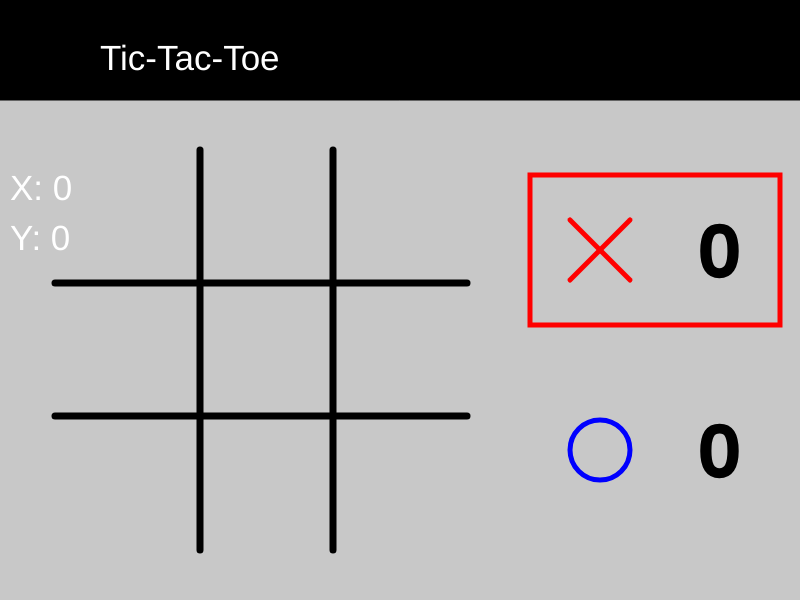
Frame 1 (no input)
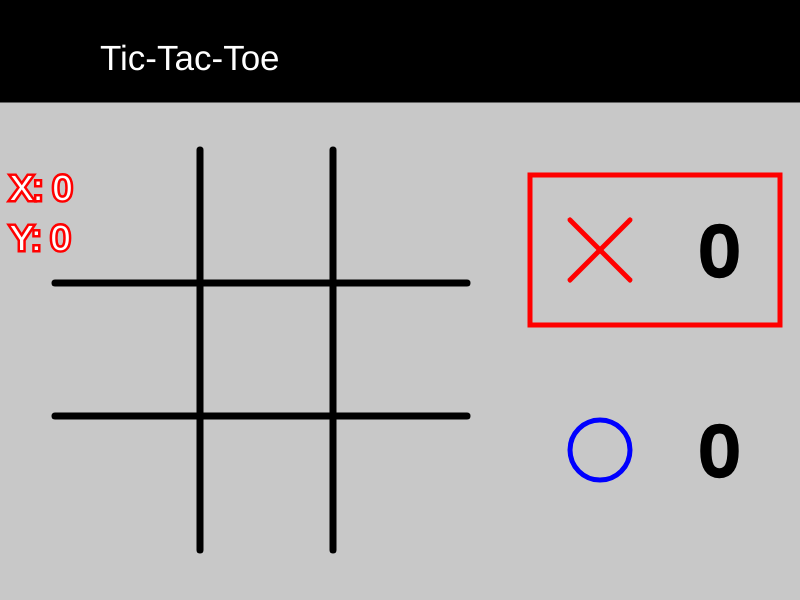
Frame 60 (no input)
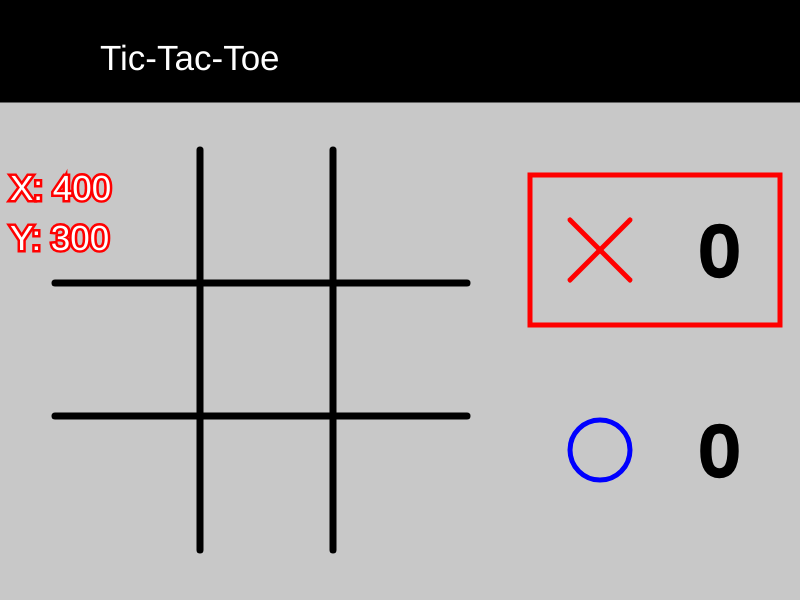
Frame 120 (the mouse pressed at the canvas centre since frame 60)

The p5.js sketch that drew these frames (run headless with seeded random() and noise() and a simulated clock; from frame 60 on, the mouse is pressed at the canvas centre):

// p5.js sketch
// ── sketch.js

function setup() {

    createCanvas(800, 600);
    background(200);
}

function draw() {
    background(200);
    
    textSize(35);
    fill(255);
    text('X: ' + mouseX, 10, 200);
    text('Y: ' + mouseY, 10, 250);
    
    boardScreen();
    
    gameRun();
}


// ── wotom_tictactoe.js
var board = [0, 0, 0, 0, 0, 0, 0, 0, 0];
var scoreOfX = 0;
var scoreOfO = 0;
var turnXO = 'x';
var didWin = false;
var whoWon = 0;

function boardScreen() {
    
    // Tittle
    stroke(0);
    fill(0);
    rect(0, 0, 800, 100);
    textSize(35);
    fill(255);
    text('Tic-Tac-Toe', 100, 70);
    
    // Board
    stroke(0);
    strokeWeight(7);
    line(200, 150, 200, 550);
    line(333, 150, 333, 550);
    line(067, 283, 467, 283);
    line(067, 416, 467, 416);
    
    drawTheX(600, 250);
    drawTheO(600, 450);
    fill(0);
    stroke(0);
    textSize(70);
    text(scoreOfX, 700, 275);
    text(scoreOfO, 700, 475);
    
}

function gameRun() {
    // hightlight the turn
    noFill();
    if (turnXO === 'x') {
        stroke(255, 0, 0);
        rect(530, 175, 250, 150);
    } else {
        stroke(0, 0, 255);
        rect(530, 375, 250, 150);
    }
    
    if (board[0] === 'x') {
        drawTheX(120, 210);
    } else if (board[0] === 'y') {
        drawTheO(120, 210);
    }
    
    if (board[1] === 'x') {
        drawTheX(265, 210);
    } else if (board[1] === 'y') {
        drawTheO(265, 210);
    }

    if (board[2] === 'x') {
        drawTheX(400, 210);
    } else if (board[2] === 'y') {
        drawTheO(400, 210);
    }

    if (board[3] === 'x') {
        drawTheX(120, 350);
    } else if (board[3] === 'y') {
        drawTheO(120, 350);
    }

    if (board[4] === 'x') {
        drawTheX(265, 350);
    } else if (board[4] === 'y') {
        drawTheO(265, 350);
    }

    if (board[5] === 'x') {
        drawTheX(400, 350);
    } else if (board[5] === 'y') {
        drawTheO(400, 350);
    }

    if (board[6] === 'x') {
        drawTheX(120, 485);
    } else if (board[6] === 'y') {
        drawTheO(120, 485);
    }

    if (board[7] === 'x') {
        drawTheX(265, 485);
    } else if (board[7] === 'y') {
        drawTheO(265, 485);
    }

    if (board[8] === 'x') {
        drawTheX(400, 485);
    } else if (board[8] === 'y') {
        drawTheO(400, 485);
    }
    
    if (didWin === true) {
        if (whoWon === 'x') {
            stroke(255, 0, 0);
            fill(255, 0, 0);
        } else if (whoWon === 'y') {
            stroke(0, 0, 255);
            fill(0, 0, 255);
        }
        text('Ohhh Yeahhh', 350, 70);
    }
}

function mouseClicked() {
    //  1 2 3
    //  4 5 6
    //  7 8 9
    
    //position 1
    if (mouseX >= 70 && mouseX <= 180 && mouseY >= 160 && mouseY <= 260 && board[0] === 0) {
        if (turnXO === 'x') {
            turnXO = 'y';
            board[0] = 'x';
                  
        } else {
            turnXO = 'x';
            board[0] = 'y';
        }
    // position 2
    } else if (mouseX >= 210 && mouseX <= 320 && mouseY >= 160 && mouseY <= 260 && board[1] === 0) {
        if (turnXO === 'x') {
            turnXO = 'y';
            board[1] = 'x';
        } else {
            turnXO = 'x';
            board[1] = 'y';
        }
    // position 3
    } else if (mouseX >= 350 && mouseX <= 460 && mouseY >= 160 && mouseY <= 260 && board[2] === 0) {
        if (turnXO === 'x') {
            turnXO = 'y';
            board[2] = 'x';
        } else {
            turnXO = 'x';
            board[2] = 'y';
        }
    //position 4
    } else if (mouseX >= 70 && mouseX <= 180 && mouseY >= 300 && mouseY <= 400 && board[3] === 0) {
        if (turnXO === 'x') {
            turnXO = 'y';
            board[3] = 'x';
                  
        } else {
            turnXO = 'x';
            board[3] = 'y';
        }
    // position 5
    } else if (mouseX >= 210 && mouseX <= 320 && mouseY >= 300 && mouseY <= 400 && board[4] === 0) {
        if (turnXO === 'x') {
            turnXO = 'y';
            board[4] = 'x';
        } else {
            turnXO = 'x';
            board[4] = 'y';
        }
    // position 6
    } else if (mouseX >= 350 && mouseX <= 460 && mouseY >= 300 && mouseY <= 400 && board[5] === 0) {
        if (turnXO === 'x') {
            turnXO = 'y';
            board[5] = 'x';
        } else {
            turnXO = 'x';
            board[5] = 'y';
        }
    //position 7
    } else if (mouseX >= 70 && mouseX <= 180 && mouseY >= 430 && mouseY <= 530 && board[6] === 0) {
        if (turnXO === 'x') {
            turnXO = 'y';
            board[6] = 'x';
                  
        } else {
            turnXO = 'x';
            board[6] = 'y';
        }
    // position 8
    } else if (mouseX >= 210 && mouseX <= 320 && mouseY >= 430 && mouseY <= 530 && board[7] === 0) {
        if (turnXO === 'x') {
            turnXO = 'y';
            board[7] = 'x';
        } else {
            turnXO = 'x';
            board[7] = 'y';
        }
    // position 9
    } else if (mouseX >= 350 && mouseX <= 460 && mouseY >= 430 && mouseY <= 530 && board[8] === 0) {
        if (turnXO === 'x') {
            turnXO = 'y';
            board[8] = 'x';
        } else {
            turnXO = 'x';
            board[8] = 'y';
        }
    }
    
    if (didWin === false) {
        if ((board[0] === 'x' && board[1] === 'x' && board[2] === 'x') || (board[3] === 'x' && board[4] === 'x' && board[5] === 'x') || (board[6] === 'x' && board[7] === 'x' && board[8] === 'x') || (board[0] === 'x' && board[3] === 'x' && board[6] === 'x') || (board[1] === 'x' && board[4] === 'x' && board[7] === 'x') || (board[2] === 'x' && board[5] === 'x' && board[8] === 'x') || (board[0] === 'x' && board[4] === 'x' && board[8] === 'x') || (board[2] === 'x' && board[4] === 'x' && board[6] === 'x')) {
            didWin = true;
            whoWon = 'x';
            scoreOfX++;
        } else if ((board[0] === 'y' && board[1] === 'y' && board[2] === 'y') || (board[3] === 'y' && board[4] === 'y' && board[5] === 'y') || (board[6] === 'y' && board[7] === 'y' && board[8] === 'y') || (board[0] === 'y' && board[3] === 'y' && board[6] === 'y') || (board[1] === 'y' && board[4] === 'y' && board[7] === 'y') || (board[2] === 'y' && board[5] === 'y' && board[8] === 'y') || (board[0] === 'y' && board[4] === 'y' && board[8] === 'y') || (board[2] === 'y' && board[4] === 'y' && board[6] === 'y')) {
            didWin = true;
            whoWon = 'y';
            scoreOfO++;
        }
    } else {
        didWin = false;
        whoWon = 0;
        board[0] = 0;
        board[1] = 0;
        board[2] = 0;
        board[3] = 0;
        board[4] = 0;
        board[5] = 0;
        board[6] = 0;
        board[7] = 0;
        board[8] = 0;
    }
        
}

function drawTheX(xPosition, yPosition) {
    stroke(255, 0, 0);
    strokeWeight(5);
    line(xPosition - 30, yPosition - 30, xPosition + 30, yPosition + 30);
    line(xPosition - 30, yPosition + 30, xPosition + 30, yPosition - 30);
}

function drawTheO(xPosition, yPosition) {
    stroke(0, 0, 255);
    fill(200);
    strokeWeight(5);
    ellipse(xPosition, yPosition, 60);
}
